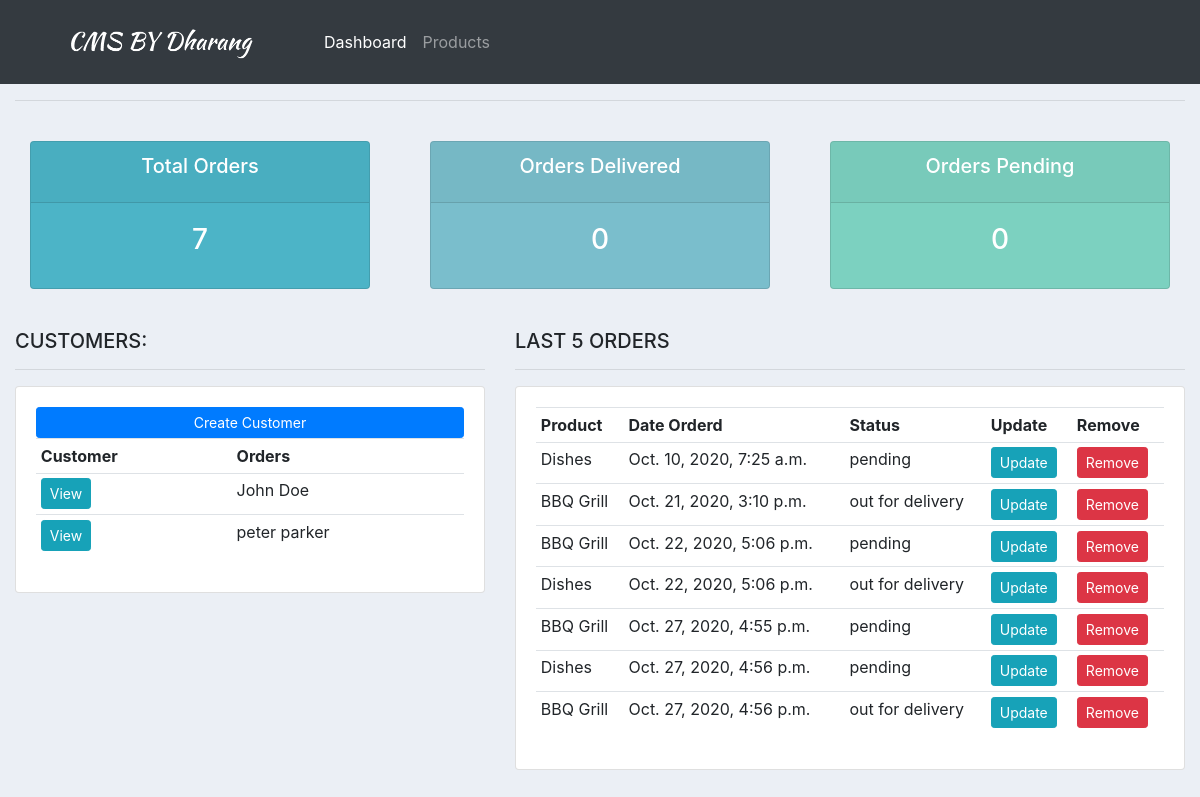
/, run on an earlier commit of the app's database.
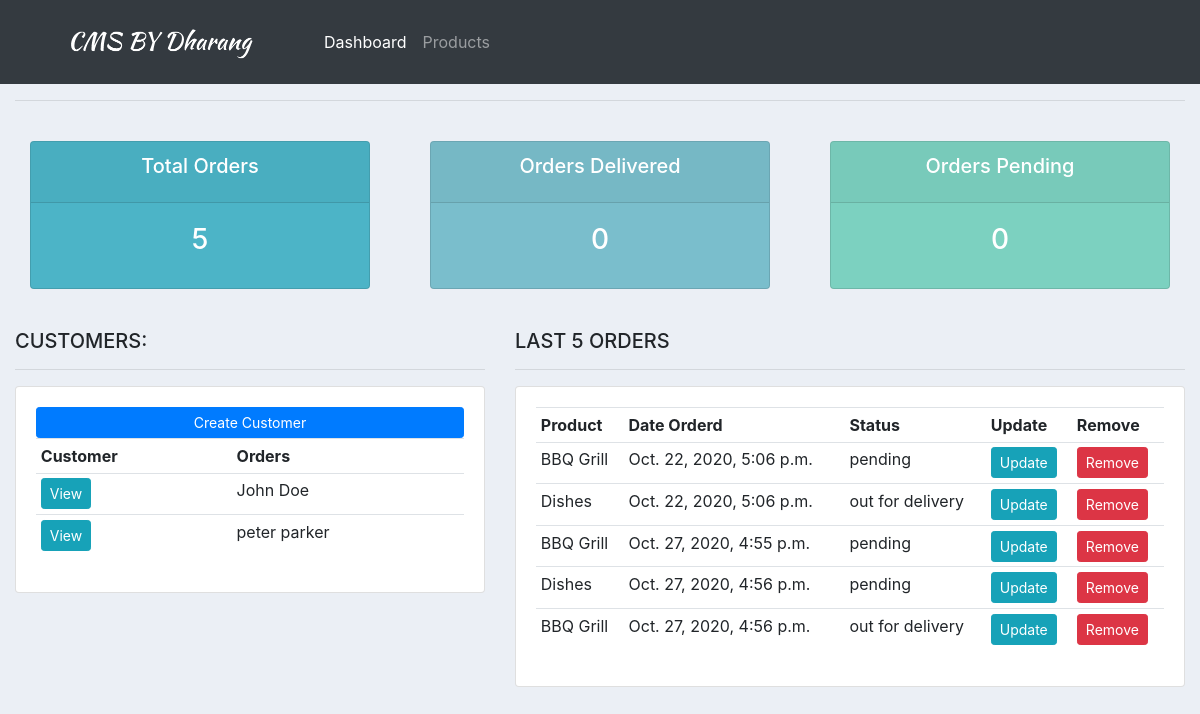
And on a later commit of the database.
### accounts/models.py (models this page shows, shortened)
class Customer(models.Model):
    name = models.CharField(max_length=200,null=True)
    phone = models.CharField(max_length=200,null=True)
    email = models.CharField(max_length=200,null=True)
    date_created = models.DateTimeField(auto_now_add=True)

class Orders(models.Model):
    STATUS = (
        ('pending','pending'),
        ('out for delivery','out for delivery'),
        ('delivered','delivered'),
             )
    customer = models.ForeignKey(Customer,on_delete=models.SET_NULL,null=True)
    product = models.ForeignKey(Products,on_delete=models.SET_NULL,null=True)
    date_created = models.DateTimeField(auto_now_add=True)
    status = models.CharField(max_length=200,null=True,choices=STATUS)

class Products(models.Model):
    CATAGORY = (
        ('Indoor','Indoor'),
        ('Outdoor','Outdoor'),
                )
    name = models.CharField(max_length=200,null=True)
    category = models.CharField(max_length=200,null=True,choices=CATAGORY)
    price = models.FloatField(null=True)
    description = models.CharField(max_length=200,null=True,blank=True)
    date_created = models.DateTimeField(auto_now_add=True)
    tags = models.ManyToManyField(Tag)
    def __str__(self):
        return self.name

### accounts/views.py (the view)
# urls.py: path('', views.home, name='home' ),
def home(request):
    customer = Customer.objects.all()
    order = Orders.objects.all()
    total_orders = order.count()
    total_delivered = order.filter(status='Delivered').count()
    total_pending = order.filter(status='Pending').count()
    context = { 'customer': customer,'order':order, 'total_orders': total_orders, 'total_delivered':total_delivered,'total_pending':total_pending }
    return render(request, 'accounts/dashboard.html', context)

### accounts/templates/accounts/dashboard.html
{% extends 'accounts/main.html' %}
{% block content%}
{%  include 'accounts/status.html' %}
<br>
<div class="row">
	<div class="col-md-5">
		<h5>CUSTOMERS:</h5>
		<hr>
		<div class="card card-body">
			<a class="btn btn-primary  btn-sm btn-block" href="">Create Customer</a>
			<table class="table table-sm">
				<tr>
					<th>Customer</th>
					<th>Orders</th>
				</tr>
				{% for i in customer %}
					<tr>
						<td><a class="btn btn-sm btn-info" href="{% url 'customer' i.id %}">View</a></td>
						<td>{{i.name}}</td>
					</tr>
				{% endfor %}
			</table>
		</div>
	</div>
	<div class="col-md-7">
		<h5>LAST 5 ORDERS</h5>
		<hr>
		<div class="card card-body">
			<table class="table table-sm">
				<tr>
					<th>Product</th>
					<th>Date Orderd</th>
					<th>Status</th>
					<th>Update</th>
					<th>Remove</th>
				</tr>
				{% for i in order %}
					<tr>
						<td>{{i.product}}</td>
						<td>{{i.date_created}}</td>
						<td>{{i.status}}</td>
						<td><a class="btn btn-sm btn-info" href="{% url 'update_order' i.id %}">Update</a></td>
						<td><a class="btn btn-sm btn-danger" href="{% url 'delete_order' i.id %}">Remove</a></td>
					</tr>
				{% endfor %}
			</table>
		</div>
	</div>
</div>
{% endblock %}

What changed in the data, as far as the page shows it:
removed Orders: product "Dishes", date_created "Oct. 10, 2020, 7:25 a.m.", status "pending"
removed Orders: product "BBQ Grill", date_created "Oct. 21, 2020, 3:10 p.m.", status "out for delivery"
Also different on the page:
{{ total_orders }}: "7" → "5"
